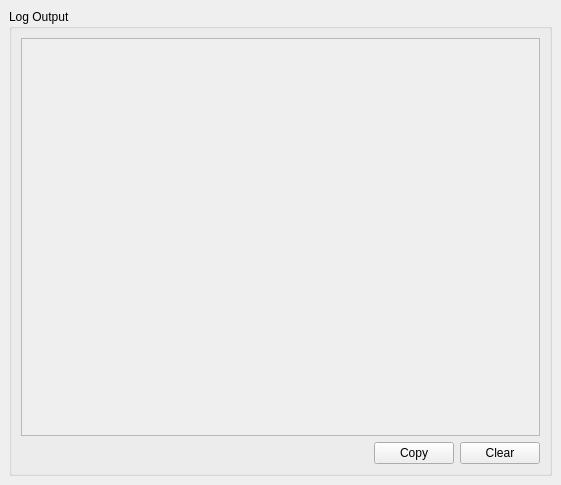
<?xml version="1.0" encoding="UTF-8"?>
<ui version="4.0">
 <class>DockWidget</class>
 <widget class="QDockWidget" name="DockWidget">
  <property name="geometry">
   <rect>
    <x>0</x>
    <y>0</y>
    <width>561</width>
    <height>485</height>
   </rect>
  </property>
  <property name="floating">
   <bool>true</bool>
  </property>
  <property name="windowTitle">
   <string>DockWidget</string>
  </property>
  <widget class="QWidget" name="dockWidgetContents">
   <layout class="QVBoxLayout" name="verticalLayout_3">
    <item>
     <widget class="QGroupBox" name="groupBox">
      <property name="title">
       <string>Log Output</string>
      </property>
      <layout class="QVBoxLayout" name="verticalLayout_2">
       <item>
        <widget class="QScrollArea" name="scrollArea_2">
         <property name="widgetResizable">
          <bool>true</bool>
         </property>
         <widget class="QWidget" name="scrollAreaWidgetContents">
          <property name="geometry">
           <rect>
            <x>0</x>
            <y>0</y>
            <width>521</width>
            <height>380</height>
           </rect>
          </property>
          <layout class="QVBoxLayout" name="verticalLayout_5">
           <item>
            <layout class="QVBoxLayout" name="scrollViewLayout"/>
           </item>
          </layout>
         </widget>
        </widget>
       </item>
       <item>
        <layout class="QHBoxLayout" name="horizontalLayout">
         <item>
          <spacer name="horizontalSpacer">
           <property name="orientation">
            <enum>Qt::Horizontal</enum>
           </property>
           <property name="sizeHint" stdset="0">
            <size>
             <width>40</width>
             <height>20</height>
            </size>
           </property>
          </spacer>
         </item>
         <item>
          <widget class="QPushButton" name="copyBTN">
           <property name="text">
            <string>Copy</string>
           </property>
          </widget>
         </item>
         <item>
          <widget class="QPushButton" name="clearBTN">
           <property name="text">
            <string>Clear</string>
           </property>
          </widget>
         </item>
        </layout>
       </item>
      </layout>
     </widget>
    </item>
   </layout>
  </widget>
 </widget>
 <resources/>
 <connections/>
</ui>
